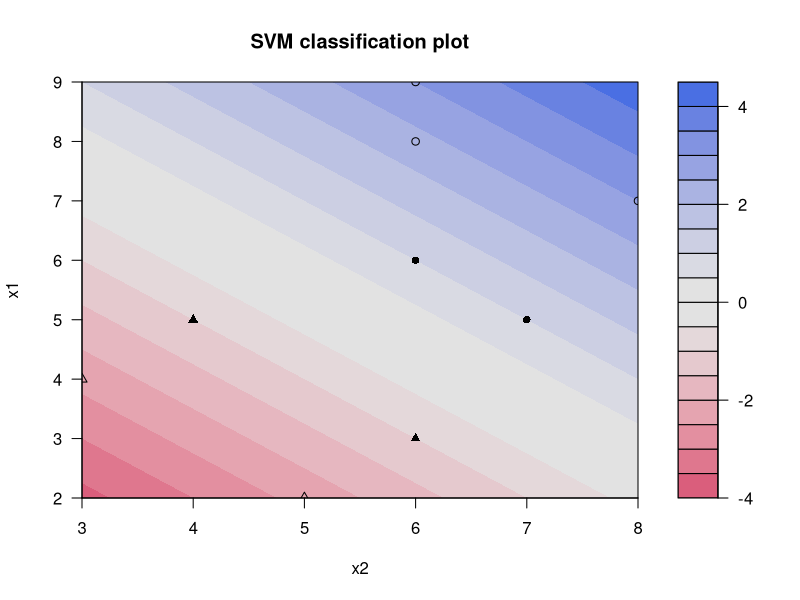

This chart was generated by the following R code:
# ch09_ex01_linear_separable.R
# ch9.1 linear SVM - separable

# ex9.1
# load package
library(kernlab)

# load data
dat <- read.csv("data/ch9_dat1.csv")
dat$class <- factor(dat$class)

# SVM training
model <- ksvm(
  class ~ x1 + x2,
  data = dat,
  scaled = FALSE,
  kernel = "vanilladot",
  C = Inf # must be separable
)

# summary
print(model)

# support vectors
model@alphaindex[[1]]

# alpha values for support vectors
model@alpha[[1]]

# objective value
# note that we placed minus(-) sign
-model@obj

# hyperplane coefficient vector w
w <- model@coef[[1]] %*% model@xmatrix[[1]]
w

# hyperplane's intercept b
# Note that we placed minus(-) sign
-model@b

# visualize
plot(model, data = dat)
